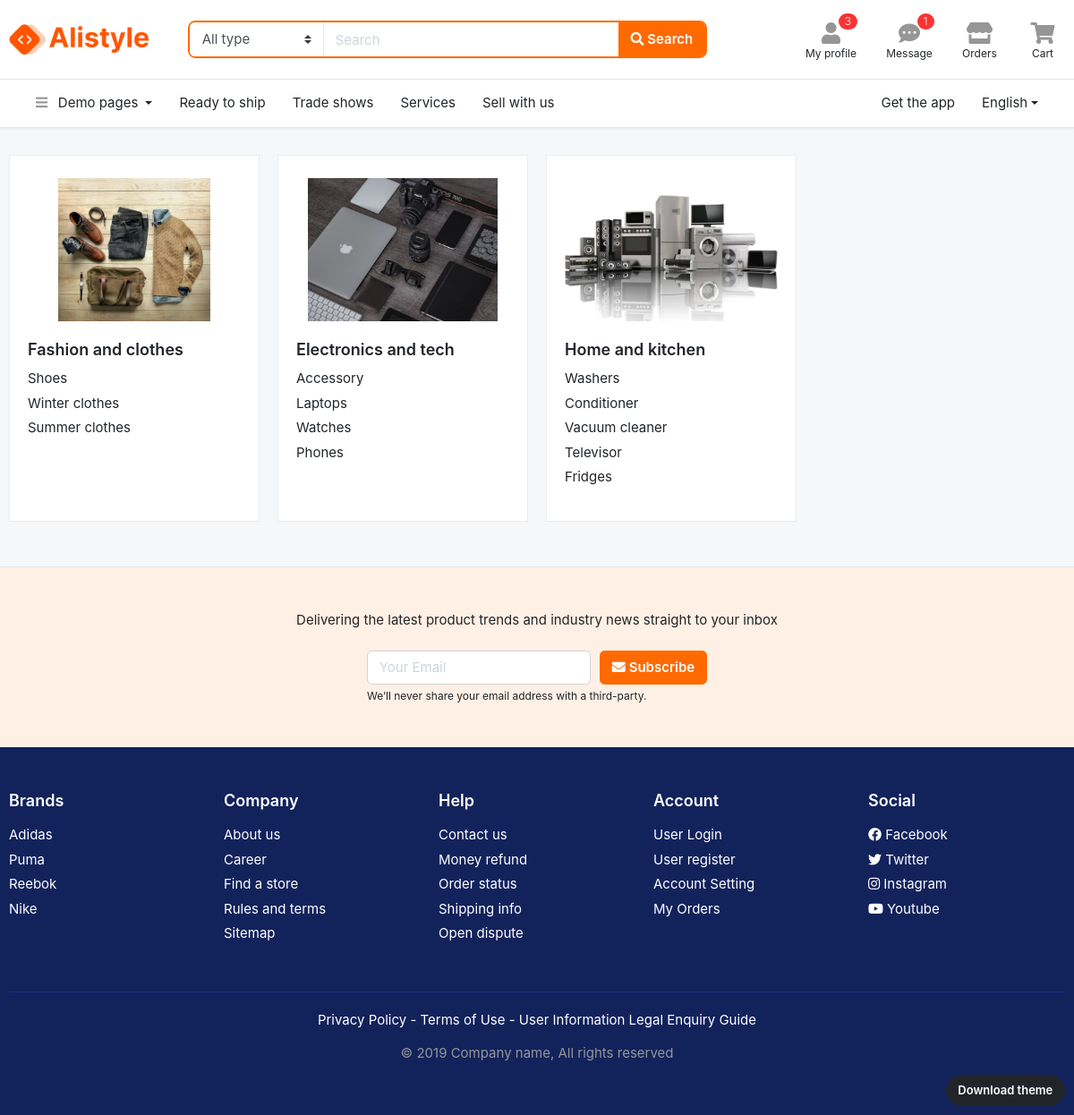
The page /page-category-bolim/ (signed in) on the database its author committed.
### mainapp/models.py (models this page shows, shortened)
class Bolim(models.Model):
    nom = models.CharField(max_length=40)
    rasm = models.FileField(upload_to="bolim")

class Ichki(models.Model):
    nom = models.CharField(max_length=40)
    rasm = models.FileField(upload_to="ichki")
    bolim = models.ForeignKey(Bolim, on_delete=models.CASCADE, related_name="ichki_bolimlar")
    def __str__(self):
        return self.nom

### mainapp/views.py (the view)
# urls.py: path('page-category-bolim/', Page_category_bolim.as_view(), name="page-category-bolimi"),
class Page_category_bolim(View):
    def get(self, request):
        if request.user.is_authenticated:
            search_query = request.GET.get("q")
            if search_query == None:
                bolim = Bolim.objects.all()
                return render(request, 'page-category-bolim.html', {"bolim": bolim})
            else:
                mahsulotlar = Mahsulot.objects.filter(nom__contains=search_query)
                return render(request, 'page-listing-grid.html', {"a": mahsulotlar})
        else:
            return redirect('page-user-login')

### templates/page-category-bolim.html (shortened to what this page needs)
<!DOCTYPE HTML>
<html lang="en">
{% load static %}
<head>
<link href="{% static 'css/bootstrap.css' %}" rel="stylesheet" type="text/css"/>
<link href="{% static 'fonts/fontawesome/css/all.min.css' %}" type="text/css" rel="stylesheet">
<link href="{% static 'css/ui.css' %}" rel="stylesheet" type="text/css"/>
<link href="{% static 'css/responsive.css' %}" rel="stylesheet" type="text/css" />
</head>
<body>
<a href="http://bootstrap-ecommerce.com/page-themes.html" class="btn btn-dark rounded-pill" style="font-size:13px; z-index:100; position: fixed; bottom:10px; right:10px;">Download theme</a>
<header class="section-header">
<section class="header-main border-bottom">
	<div class="container">
		<div class="row align-items-center">
			<div class="col-xl-2 col-lg-3 col-md-12">
				<a href="/page-index/" class="brand-wrap">
					<img class="logo" src="{% static 'images/logo.png' %}">
				</a>
			</div>
			<div class="col-xl-6 col-lg-5 col-md-6">
				<form action="" method="get" class="search-header">
					<div class="input-group w-100">
						<select class="custom-select border-right"  name="category_name">
								<option value="">All type</option><option value="codex">Special</option>
						</select>
					    <input type="text" class="form-control" placeholder="Search" name="q">
					    <div class="input-group-append">
					      <button class="btn btn-primary" type="submit">
					        <i class="fa fa-search"></i> Search
					      </button>
					    </div>
				    </div>
				</form>
			</div>
			<div class="col-xl-4 col-lg-4 col-md-6">
				<div class="widgets-wrap float-md-right">
					<div class="widget-header mr-3">
						<a href="/page-profile-main/" class="widget-view">
							<div class="icon-area">
								<i class="fa fa-user"></i>
								<span class="notify">3</span>
							</div>
							<small class="text"> My profile </small>
						</a>
					</div>
					<div class="widget-header mr-3">
						<a href="#" class="widget-view">
							<div class="icon-area">
								<i class="fa fa-comment-dots"></i>
								<span class="notify">1</span>
							</div>
							<small class="text"> Message </small>
						</a>
					</div>
					<div class="widget-header mr-3">
						<a href="/page-profile-orders/" class="widget-view">
							<div class="icon-area">
								<i class="fa fa-store"></i>
							</div>
							<small class="text"> Orders </small>
						</a>
					</div>
					<div class="widget-header">
						<a href="/page-shopping-cart/" class="widget-view">
							<div class="icon-area">
								<i class="fa fa-shopping-cart"></i>
							</div>
							<small class="text"> Cart </small>
						</a>
					</div>
				</div>
			</div>
		</div>
	</div>
</section>
<nav class="navbar navbar-main navbar-expand-lg border-bottom">
  <div class="container">
    <div class="collapse navbar-collapse" id="main_nav">
      <ul class="navbar-nav">
		<li class="nav-item dropdown">
			<a class="nav-link dropdown-toggle" data-toggle="dropdown" href="#"> <i class="fa fa-bars text-muted mr-2"></i> Demo pages </a>
		</li>
      	<li class="nav-item">
           <a class="nav-link" href="#">Ready to ship</a>
        </li>
        <li class="nav-item">
          <a class="nav-link" href="#">Trade shows</a>
        </li>
        <li class="nav-item">
          <a class="nav-link" href="#">Services</a>
        </li>
        <li class="nav-item">
          <a class="nav-link" href="#">Sell with us</a>
        </li>
      </ul>
      <ul class="navbar-nav ml-md-auto">
      	  <li class="nav-item">
            <a class="nav-link" href="#">Get the app</a>
          </li>
	      <li class="nav-item dropdown">
	        <a class="nav-link dropdown-toggle" href="http://example.com" data-toggle="dropdown">English</a>
	      </li>
	   </ul>
    </div>
  </div>
</nav>
</header>
<section class="section-content padding-y">
<div class="container">
<nav class="row">{% for i in bolim %}
		<div class="col-md-3">
			<div class="card card-category">
			  <div class="img-wrap" style="background: white; display: flex; justify-content: space-around; margin-top: 15px;">
			  	<a href="/page-category/{{i.id}}"><img style="width: auto; height: 170px; margin:10px;" src="{{ i.rasm.url }}">
			  </a></div>
			  <div class="card-body">
			    <h4 class="card-title"><a href="/page-category/{{i.id}}/">{{i.nom}}</a></h4>
				  <ul class="list-menu">{% for j in i.ichki_bolimlar.all|slice:"5" %}
			    	<a href="/page-listing-grid/{{j.id}}/"><li>{{j}}</li></a>
					  {% endfor %}
			    </ul>
			  </div>
			</div>
		</div> {% endfor %}
	</nav>
</div>
</section>
<section class="padding-y-lg bg-light border-top">
<div class="container">
<p class="pb-2 text-center">Delivering the latest product trends and industry news straight to your inbox</p>
<div class="row justify-content-md-center">
	<div class="col-lg-4 col-sm-6">
<form class="form-row">
		<div class="col-8">
		<input class="form-control" placeholder="Your Email" type="email">
		</div>
		<div class="col-4">
		<button type="submit" class="btn btn-block btn-warning"> <i class="fa fa-envelope"></i> Subscribe </button>
		</div>
</form>
<small class="form-text">We’ll never share your email address with a third-party. </small>
	</div>
</div>
</div>
</section>
<footer class="section-footer bg-secondary">
	<div class="container">
		<section class="footer-top padding-y-lg text-white">
			<div class="row">
				<aside class="col-md col-6">
					<h6 class="title">Brands</h6>
					<ul class="list-unstyled">
						<li> <a href="#">Adidas</a></li>
						<li> <a href="#">Puma</a></li>
						<li> <a href="#">Reebok</a></li>
						<li> <a href="#">Nike</a></li>
					</ul>
				</aside>
				<aside class="col-md col-6">
					<h6 class="title">Company</h6>
					<ul class="list-unstyled">
						<li> <a href="#">About us</a></li>
						<li> <a href="#">Career</a></li>
						<li> <a href="#">Find a store</a></li>
						<li> <a href="#">Rules and terms</a></li>
						<li> <a href="#">Sitemap</a></li>
					</ul>
				</aside>
				<aside class="col-md col-6">
					<h6 class="title">Help</h6>
					<ul class="list-unstyled">
						<li> <a href="#">Contact us</a></li>
						<li> <a href="#">Money refund</a></li>
						<li> <a href="#">Order status</a></li>
						<li> <a href="#">Shipping info</a></li>
						<li> <a href="#">Open dispute</a></li>
					</ul>
				</aside>
				<aside class="col-md col-6">
					<h6 class="title">Account</h6>
					<ul class="list-unstyled">
						<li> <a href="/page-user-login/"> User Login </a></li>
						<li> <a href="/page-user-register/"> User register </a></li>
						<li> <a href="/page-profile-setting/"> Account Setting </a></li>
						<li> <a href="/page-profile-orders/"> My Orders </a></li>
					</ul>
				</aside>
				<aside class="col-md">
					<h6 class="title">Social</h6>
					<ul class="list-unstyled">
						<li><a href="#"> <i class="fab fa-facebook"></i> Facebook </a></li>
						<li><a href="#"> <i class="fab fa-twitter"></i> Twitter </a></li>
						<li><a href="#"> <i class="fab fa-instagram"></i> Instagram </a></li>
						<li><a href="#"> <i class="fab fa-youtube"></i> Youtube </a></li>
					</ul>
				</aside>
			</div>
		</section>
		<section class="footer-bottom text-center">
				<p class="text-white">Privacy Policy - Terms of Use - User Information Legal Enquiry Guide</p>
				<p class="text-muted"> &copy 2019 Company name, All rights reserved </p>
				<br>
		</section>
	</div>
</footer>
</body>
</html>

### static/css/ui.css (style rules this page uses)
html { font-family:'Inter', sans-serif;font-size:15px }
.img-wrap { text-align:center;display:block }
.img-wrap img { max-width:100% }
.padding-y { padding-top:30px;padding-bottom:30px }
.padding-y-lg { padding-top:48px;padding-bottom:48px }
.section-header { background-color:#fff;-webkit-box-shadow:0 0 3px rgba(51,51,51,0.15);box-shadow:0 0 3px rgba(51,51,51,0.15) }
.header-main { position:relative;padding-top:1rem;padding-bottom:1rem }
.brand-wrap .logo,.navbar-brand .logo { margin-right:7px;max-height:34px;display:inline-block }
.search-header { border:2px solid #ff6a00;border-radius:.55rem }
.search-header .form-control,.search-header .custom-select { border-color:transparent }
.search-header select { -ms-flex-preferred-size:150px !important;flex-basis:150px !important;-webkit-box-flex:0 !important;-ms-flex-positive:0 !important;flex-grow:0 !important }
.widget-header { display:inline-block;vertical-align:middle;position:relative }
.widget-header .widget-view { padding:5px 7px;display:inline-block;position:relative;text-align:center }
.widget-header .icon-area { font-size:24px;display:inline-block;width:36px;height:30px;color:#969696 }
.widget-header .icon-area .notify { position:absolute;top:0px;right:8% }
.widget-header .text { max-width:80px;overflow:hidden;text-overflow:ellipsis;white-space:nowrap;display:block;line-height:1.2 }
.widget-header a { color:#212529 }
.section-footer ul li { margin-bottom:5px }
.section-footer ul a { color:inherit }
.section-footer .title { font-weight:600;margin-bottom:16px;font-size:18px }
.footer-bottom { padding-top:20px;padding-bottom:20px;border-top:1px solid #1a3286 }
[class*="list-"] li:after { visibility:hidden;display:block;content:"";overflow:hidden;height:0;clear:both }
.list-menu { list-style:none;margin:0;padding-left:0 }
.list-menu li { margin-bottom:5px }
.list-menu a { color:#212529 }
.card-category { display:block;margin-bottom:20px;overflow:hidden;min-height:410px }
.card-category .card-title { font-weight:600;font-size:18px }
.card-category .img-wrap { overflow:hidden;display:inline-block;height:170px;background:#fff0c5 }
.card-category .img-wrap img { height:100%;width:60%;-o-object-fit:cover;object-fit:cover;mix-blend-mode:multiply }
.card .img-wrap { overflow:hidden }
.notify { position:absolute;top:-4px;right:-10px;display:inline-block;padding:.25em .6em;font-size:12px;line-height:1;text-align:center;font-weight:300;border-radius:3rem;color:#fff;background-color:#fa3434 }
body { background-color:#f6f7f9 }

### rows shown on the page
Bolim: rasm (picture), nom "Fashion and clothes"
Ichki: nom "Shoes"
Ichki: nom "Winter clothes"
Ichki: nom "Summer clothes"
Bolim: rasm (picture), nom "Electronics and tech"
Ichki: nom "Accessory"
Ichki: nom "Laptops"
Ichki: nom "Watches"
Ichki: nom "Phones"
Bolim: rasm (picture), nom "Home and kitchen"
Ichki: nom "Washers"
Ichki: nom "Conditioner"
Ichki: nom "Vacuum cleaner"
Ichki: nom "Televisor"
Ichki: nom "Fridges"
